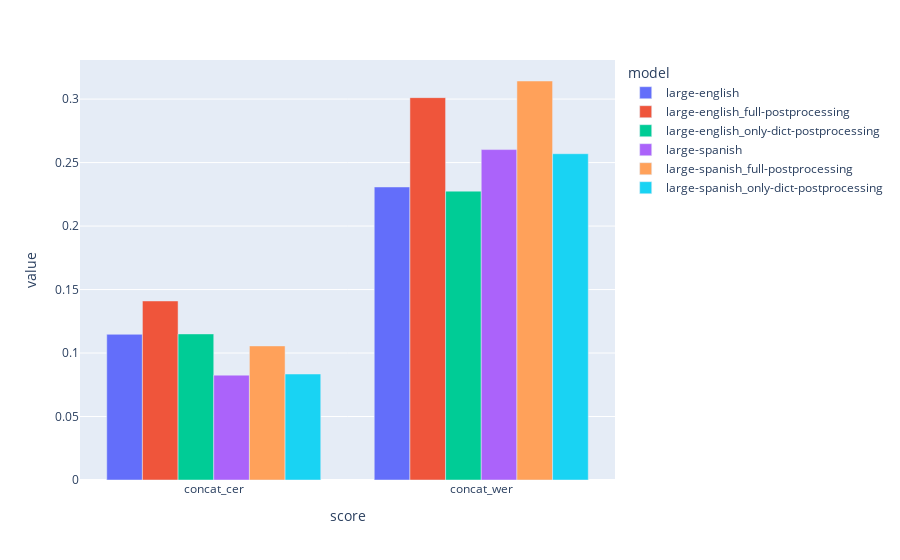

Notebook code cell kept with this figure:
### Code cell
from collections import defaultdict
import json
from pathlib import Path 
import pandas as pd

pd.options.plotting.backend = "plotly"


p = Path("../data/6_evaluation/word_level/our_data_split")
# p = Path("../data/6_evaluation/word_level/original_data_split")
# p = Path("../data/6_evaluation/line_level")

scores = defaultdict(list)

for e in p.iterdir():
    results_file = e / "overall_results.json"
    if results_file.exists():
        results = json.loads(results_file.read_text())
    
        for k, v in results.items():
            scores["model"].append(e.name[:-4])
            scores["score"].append(k)
            scores["value"].append(v)

    else:
        for e2 in e.iterdir():
            results_file = e2 / "overall_results.json"
            if not results_file.exists():
                continue
            results = json.loads(results_file.read_text())
    
            for k, v in results.items():
                scores["model"].append(e2.name[:-4])
                scores["score"].append(k)
                scores["value"].append(v)
            
# p = Path("../data/6_evaluation/word_level/our_data_split")

# for e in p.iterdir():
#     results_file = e / "overall_results.json"
#     if results_file.exists():
#         results = json.loads(results_file.read_text())
    
#         for k, v in results.items():
#             scores["model"].append(e.name[:-4])
#             scores["score"].append(k)
#             scores["value"].append(v)

#     else:
#         for e2 in e.iterdir():
#             results_file = e2 / "overall_results.json"
#             if not results_file.exists():
#                 continue
#             results = json.loads(results_file.read_text())
    
#             for k, v in results.items():
#                 scores["model"].append(e2.name[:-4] + "_word")
#                 scores["score"].append(k)
#                 scores["value"].append(v)
            

df = pd.DataFrame(scores)
df = df[df.score != "accuracy"]
df = df[df.model.apply(lambda x: "old" not in x)]
df = df[df.model.apply(lambda x: "renai" not in x)]
df = df[df.model != "spa"]
df = df[df.model != "spa_line"]
# df = df[df.model.apply(lambda x: "english" not in x)]

df = df[df.score.apply(lambda x: "mean" not in x)]
df.sort_values("score").sort_values("model").plot.bar(x='score', y='value', color='model', barmode="group")

### Figure 1 — Plotly figure (JSON) as saved in the notebook; plotly's stock layout.template omitted (floating-point values rounded to 4 significant figures)
{"data": [{"alignmentgroup": "True", "hovertemplate": "model=large-english<br>score=%{x}<br>value=%{y}<extra></extra>", "legendgroup": "large-english", "marker": {"color": "#636efa", "pattern": {"shape": ""}}, "name": "large-english", "offsetgroup": "large-english", "orientation": "v", "showlegend": true, "textposition": "auto", "type": "bar", "x": ["concat_cer", "concat_wer"], "xaxis": "x", "y": [0.1147, 0.2308], "yaxis": "y"}, {"alignmentgroup": "True", "hovertemplate": "model=large-english_full-postprocessing<br>score=%{x}<br>value=%{y}<extra></extra>", "legendgroup": "large-english_full-postprocessing", "marker": {"color": "#EF553B", "pattern": {"shape": ""}}, "name": "large-english_full-postprocessing", "offsetgroup": "large-english_full-postprocessing", "orientation": "v", "showlegend": true, "textposition": "auto", "type": "bar", "x": ["concat_cer", "concat_wer"], "xaxis": "x", "y": [0.141, 0.3011], "yaxis": "y"}, {"alignmentgroup": "True", "hovertemplate": "model=large-english_only-dict-postprocessing<br>score=%{x}<br>value=%{y}<extra></extra>", "legendgroup": "large-english_only-dict-postprocessing", "marker": {"color": "#00cc96", "pattern": {"shape": ""}}, "name": "large-english_only-dict-postprocessing", "offsetgroup": "large-english_only-dict-postprocessing", "orientation": "v", "showlegend": true, "textposition": "auto", "type": "bar", "x": ["concat_cer", "concat_wer"], "xaxis": "x", "y": [0.115, 0.2275], "yaxis": "y"}, {"alignmentgroup": "True", "hovertemplate": "model=large-spanish<br>score=%{x}<br>value=%{y}<extra></extra>", "legendgroup": "large-spanish", "marker": {"color": "#ab63fa", "pattern": {"shape": ""}}, "name": "large-spanish", "offsetgroup": "large-spanish", "orientation": "v", "showlegend": true, "textposition": "auto", "type": "bar", "x": ["concat_cer", "concat_wer"], "xaxis": "x", "y": [0.0826, 0.2602], "yaxis": "y"}, {"alignmentgroup": "True", "hovertemplate": "model=large-spanish_full-postprocessing<br>score=%{x}<br>value=%{y}<extra></extra>", "legendgroup": "large-spanish_full-postprocessing", "marker": {"color": "#FFA15A", "pattern": {"shape": ""}}, "name": "large-spanish_full-postprocessing", "offsetgroup": "large-spanish_full-postprocessing", "orientation": "v", "showlegend": true, "textposition": "auto", "type": "bar", "x": ["concat_cer", "concat_wer"], "xaxis": "x", "y": [0.1056, 0.3142], "yaxis": "y"}, {"alignmentgroup": "True", "hovertemplate": "model=large-spanish_only-dict-postprocessing<br>score=%{x}<br>value=%{y}<extra></extra>", "legendgroup": "large-spanish_only-dict-postprocessing", "marker": {"color": "#19d3f3", "pattern": {"shape": ""}}, "name": "large-spanish_only-dict-postprocessing", "offsetgroup": "large-spanish_only-dict-postprocessing", "orientation": "v", "showlegend": true, "textposition": "auto", "type": "bar", "x": ["concat_cer", "concat_wer"], "xaxis": "x", "y": [0.08348, 0.257], "yaxis": "y"}], "layout": {"barmode": "group", "legend": {"title": {"text": "model"}, "tracegroupgap": 0}, "margin": {"t": 60}, "xaxis": {"anchor": "y", "domain": [0, 1], "title": {"text": "score"}}, "yaxis": {"anchor": "x", "domain": [0, 1], "title": {"text": "value"}}}}
